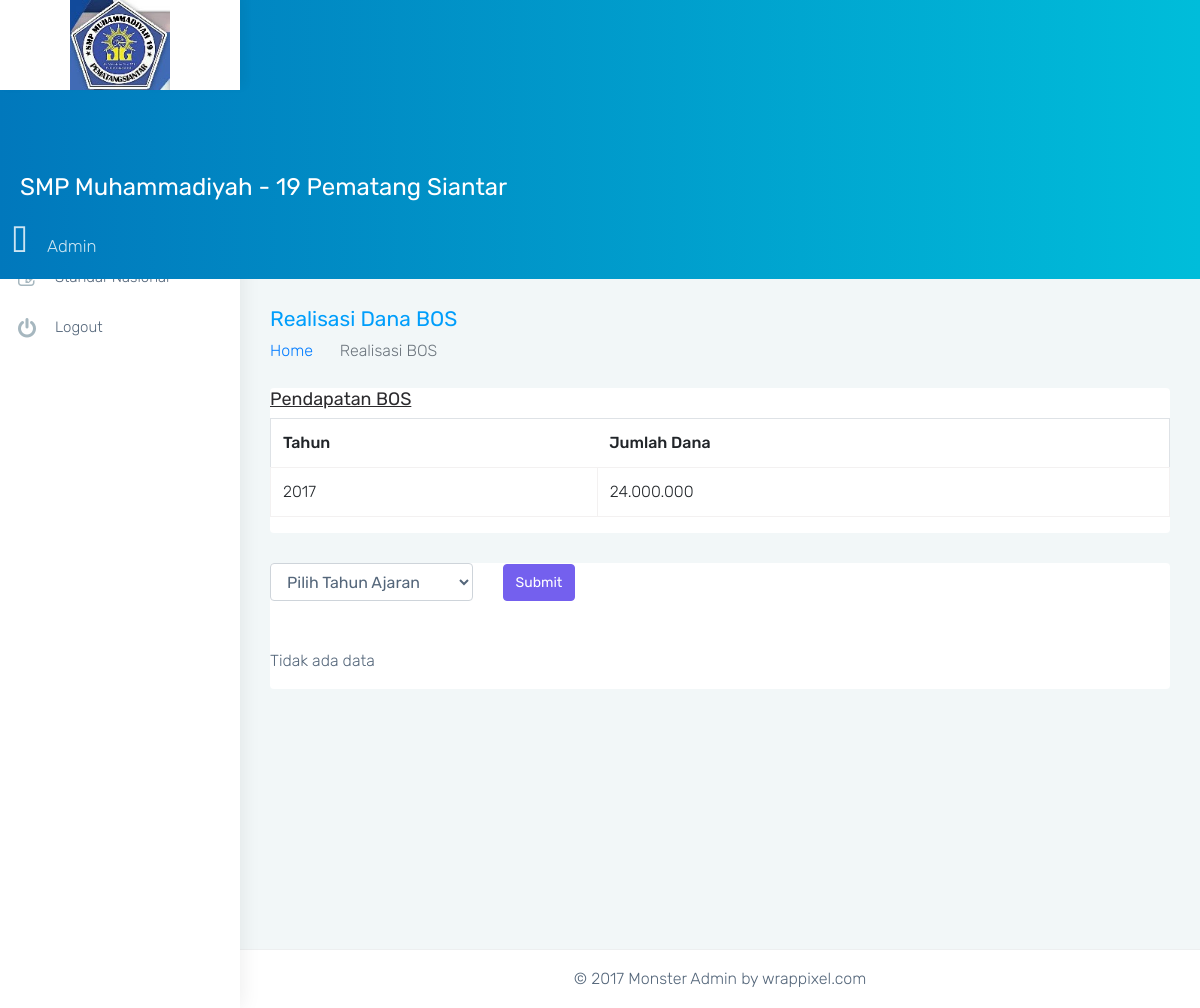
Page /yayasan/realisasi_bos.php (signed in) on the earlier database version.
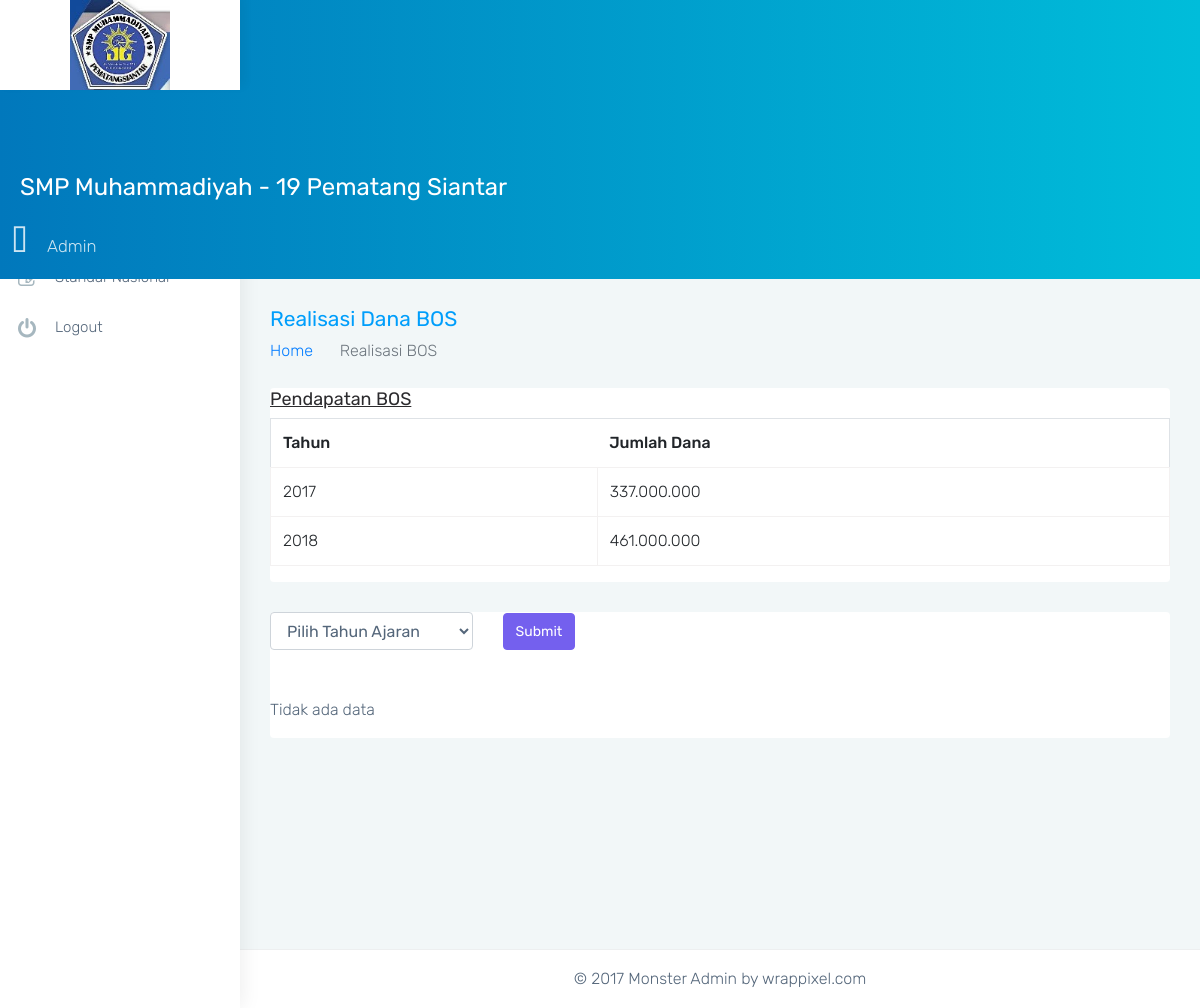
Same page on the later database version.
### tables this page shows
CREATE TABLE `bos_realisasi_pendapatan` (
  `id_bos_realisasi_pendapatan` int(11) NOT NULL,
  `tahun` varchar(10) NOT NULL,
  `nominal` bigint(20) NOT NULL,
  `id_user` int(11) NOT NULL,
  `dibuat_tanggal` datetime NOT NULL
);

### url.php (called while the page is built, shortened)
<?php
$url = 'http://localhost/simkeuangan/';

### model/koneksi.php (called while the page is built)
<?php
class Koneksi
{
  private $host     = 'localhost';
  private $username = 'root';
  private $password = '';
  private $database = 'simkeuangan';
  protected $conn;
  function __construct()
  {
    if (!isset($this->conn))
      $this->conn = new mysqli($this->host, $this->username, $this->password, $this->database);
    if (!$this->conn)
      echo 'Koneksi Gagal';
    else
      return $this->conn;
  }
}

### model/crud.php (called while the page is built, shortened)
<?php
include('koneksi.php');
class Crud extends Koneksi
{
  public function read_data($table, $where = null)
  {
    $query = "SELECT * FROM $table";
    $hasil = $this->conn->query($query);
    $rows = array();
    while ($row = $hasil->fetch_assoc()) {
      $rows[] = $row;
    }
    return $rows;
  }
}

### yayasan/realisasi_bos.php (the view, shortened to what this page needs)
<?php
require('../../url.php');
require('../../proses/bos.php');
require('../_template/head.php');
require('../_template/header.php');
require('../_template/sidebar.php');
require('../../model/crud.php');
$crud = new Crud;
$pendapatan = $crud->read_data('bos_realisasi_pendapatan');
?>
<div class="page-wrapper">
  <div class="container-fluid">
    <div class="row page-titles">
      <div class="col-md-6 col-8 align-self-center">
        <h3 class="text-themecolor m-b-0 m-t-0">Realisasi Dana BOS</h3>
        <ol class="breadcrumb">
          <li class="breadcrumb-item"><a href="<?= $url; ?>">Home</a></li>
          <li class="breadcrumb-item active">Realisasi BOS</li>
        </ol>
      </div>
    </div>
    <div class="card">
      <div class="card-block">
        <h4><u>Pendapatan BOS</u></h4>
        <table class="table table-bordered">
          <thead>
            <tr>
              <th>Tahun</th>
              <th>Jumlah Dana</th>
            </tr>
          </thead>
          <tbody>
            <?php
            foreach ($pendapatan as $pe) {
            ?>
              <tr>
                <td><?= $pe['tahun']; ?></td>
                <td><?= number_format($pe['nominal'], 0, ',', '.'); ?></td>
              </tr>
            <?php
            }
            ?>
          </tbody>
        </table>
      </div>
    </div>
    <div class="row">
      <div class="col-12">
        <div class="card">
          <div class="card-block">
            <form action="" method="post">
              <div class="row mb-5">
                <div class="col-3 align-self-center">
                  <select name="tahun_ajaran" class="form-control" id="" required>
                    <option value="">Pilih Tahun Ajaran</option>
                  </select>
                </div>
                <div class="col-1 align-self-center">
                  <input type="submit" value="Submit" name="data" class="btn btn-primary">
                </div>
              </div>
            </form>
            <?php
            $jumlah = 0;
            if (@count($pendapatan1) > 0) {
            ?>
              <p>Tahun Ajaran <?= $pendapatan1[0]['tahun']; ?></p>
              <table class="table table-bordered mt-3">
                <thead>
                  <th>No</th>
                  <th>Nama Program</th>
                  <th>Dana Digunakan</th>
                </thead>
                <tbody>
                  <?php
                  $no = 1;
                  foreach ($standar as $s) {
                    $dana = $crud->query("SELECT SUM(jumlah) jumlah FROM `bos_realisasi_rekapitulasi` JOIN bos_realisasi_detail_komponen ON bos_realisasi_detail_komponen.relasi_id = bos_realisasi_rekapitulasi.id_bos_realisasi_rekapitulasi WHERE bos_realisasi_rekapitulasi.idsnp = '" . $s['idsnp'] . "' AND tahun_ajaran = '" . $pendapatan1[0]['tahun'] . "'")
                  ?>
                    <tr>
                      <td><?= $no; ?></td>
                      <td><?= $s['nama_program']; ?></td>
                      <td><?= number_format($dana[0]['jumlah'], 0, ',', '.'); ?></td>
                    </tr>
                  <?php
                    $no++;
                    $jumlah += $dana[0]['jumlah'];
                  }
                  ?>
                  <th colspan="2">Total Dana Digunakan</th>
                  <td><?= number_format($jumlah, 0, ',', '.'); ?></td>
                </tbody>
              </table>
            <?php
            } else {
            ?>
              <p>Tidak ada data</p>
            <?php
            }
            ?>
          </div>
        </div>
      </div>
    </div>
  </div>
  <?php require('../_template/footer.php') ?>
</div>
<?php require('../_template/jquery.php') ?>

Differences in the rows shown:
changed bos_realisasi_pendapatan (number 1 of 2 on the later page): nominal "24.000.000" → "337.000.000"
added bos_realisasi_pendapatan: tahun "2018", nominal "461.000.000"
